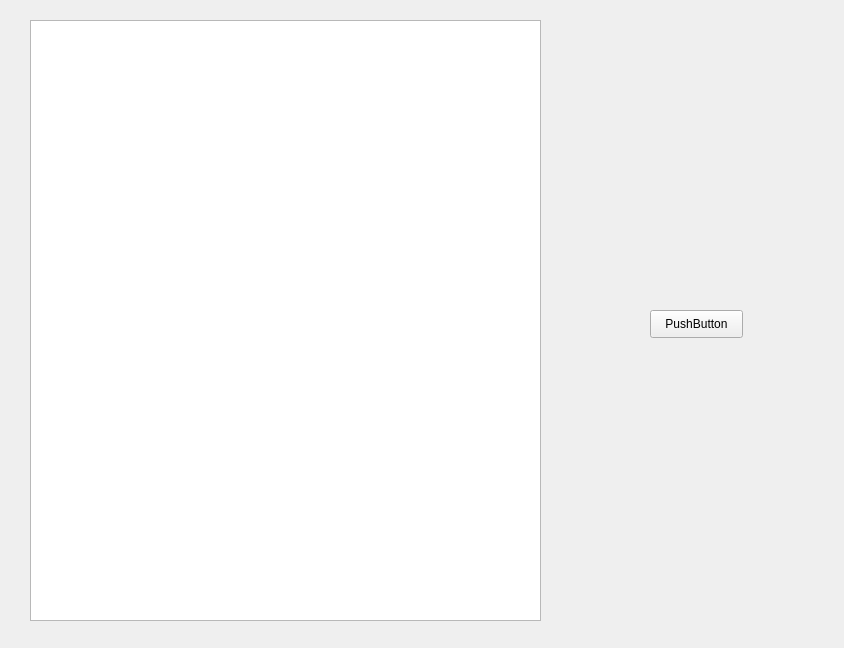
<?xml version="1.0" encoding="UTF-8"?>
<ui version="4.0">
 <class>Form</class>
 <widget class="QWidget" name="Form">
  <property name="geometry">
   <rect>
    <x>0</x>
    <y>0</y>
    <width>844</width>
    <height>648</height>
   </rect>
  </property>
  <property name="windowTitle">
   <string>Form</string>
  </property>
  <widget class="QPlainTextEdit" name="plainTextEdit">
   <property name="geometry">
    <rect>
     <x>30</x>
     <y>20</y>
     <width>511</width>
     <height>601</height>
    </rect>
   </property>
  </widget>
  <widget class="QPushButton" name="pushButton">
   <property name="geometry">
    <rect>
     <x>650</x>
     <y>310</y>
     <width>93</width>
     <height>28</height>
    </rect>
   </property>
   <property name="text">
    <string>PushButton</string>
   </property>
  </widget>
 </widget>
 <resources/>
 <connections>
  <connection>
   <sender>pushButton</sender>
   <signal>clicked()</signal>
   <receiver>plainTextEdit</receiver>
   <slot>clear()</slot>
   <hints>
    <hint type="sourcelabel">
     <x>670</x>
     <y>318</y>
    </hint>
    <hint type="destinationlabel">
     <x>420</x>
     <y>311</y>
    </hint>
   </hints>
  </connection>
 </connections>
</ui>
